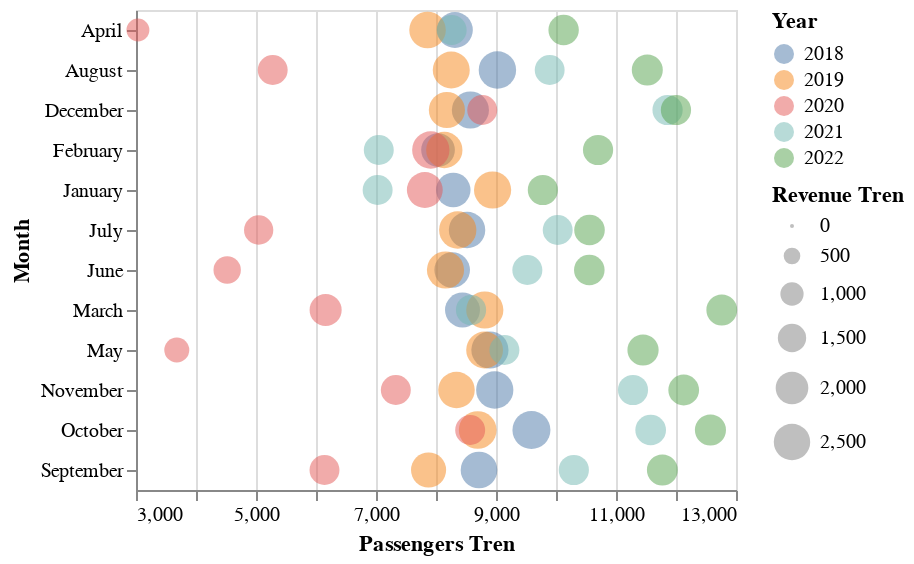

Notebook code cell kept with this figure:
### Code cell
import altair as alt

alt.Chart(transport_df).mark_point(filled=True).encode(
    alt.X('Passengers Tren', scale=alt.Scale(zero=False)),
    alt.Y('Month', scale=alt.Scale(zero=False)),
    alt.Size('Revenue Tren'),  
    alt.Color('Year'),
    alt.OpacityValue(0.5)
)

### Figure 1 — Vega-Lite specification as saved in the notebook (floating-point values rounded to 4 significant figures)
{"config": {"view": {"continuousWidth": 300, "continuousHeight": 300}}, "data": {"name": "data-3c50c7f34a2135b0318b70e063b78af4"}, "mark": {"type": "point", "filled": true}, "encoding": {"color": {"field": "Year", "type": "nominal"}, "opacity": {"value": 0.5}, "size": {"field": "Revenue Tren", "type": "quantitative"}, "x": {"field": "Passengers Tren", "scale": {"zero": false}, "type": "quantitative"}, "y": {"field": "Month", "scale": {"zero": false}, "type": "nominal"}}, "$schema": "https://vega.github.io/schema/vega-lite/v5.16.3.json", "datasets": {"data-3c50c7f34a2135b0318b70e063b78af4": [{"Year": 2018, "Month": "January", "Passengers Luas": 3219.0, "Passengers Tren": 8288.0, "Revenue Tren": 2238.0}, {"Year": 2018, "Month": "February", "Passengers Luas": 3118.0, "Passengers Tren": 8034.0, "Revenue Tren": 2129.0}, {"Year": 2018, "Month": "March", "Passengers Luas": 3098.0, "Passengers Tren": 8441.0, "Revenue Tren": 2295.0}, {"Year": 2018, "Month": "April", "Passengers Luas": 3350.0, "Passengers Tren": 8316.0, "Revenue Tren": 2411.0}, {"Year": 2018, "Month": "May", "Passengers Luas": 3622.0, "Passengers Tren": 8899.0, "Revenue Tren": 2605.0}, {"Year": 2018, "Month": "June", "Passengers Luas": 3379.0, "Passengers Tren": 8270.0, "Revenue Tren": 2384.0}, {"Year": 2018, "Month": "July", "Passengers Luas": 3491.0, "Passengers Tren": 8518.0, "Revenue Tren": 2501.0}, {"Year": 2018, "Month": "August", "Passengers Luas": 3363.0, "Passengers Tren": 9024.0, "Revenue Tren": 2640.0}, {"Year": 2018, "Month": "September", "Passengers Luas": 3487.0, "Passengers Tren": 8717.0, "Revenue Tren": 2529.0}, {"Year": 2018, "Month": "October", "Passengers Luas": 3920.0, "Passengers Tren": 9591.0, "Revenue Tren": 2722.0}, {"Year": 2018, "Month": "November", "Passengers Luas": 4018.0, "Passengers Tren": 8979.0, "Revenue Tren": 2614.0}, {"Year": 2018, "Month": "December", "Passengers Luas": 3773.0, "Passengers Tren": 8574.0, "Revenue Tren": 2595.0}, {"Year": 2019, "Month": "January", "Passengers Luas": 3658.0, "Passengers Tren": 8943.0, "Revenue Tren": 2604.0}, {"Year": 2019, "Month": "February", "Passengers Luas": 3728.0, "Passengers Tren": 8139.0, "Revenue Tren": 2482.0}, {"Year": 2019, "Month": "March", "Passengers Luas": 4069.0, "Passengers Tren": 8813.0, "Revenue Tren": 2602.0}, {"Year": 2019, "Month": "April", "Passengers Luas": 3827.0, "Passengers Tren": 7859.0, "Revenue Tren": 2516.0}, {"Year": 2019, "Month": "May", "Passengers Luas": 4003.0, "Passengers Tren": 8810.0, "Revenue Tren": 2556.0}, {"Year": 2019, "Month": "June", "Passengers Luas": 3751.0, "Passengers Tren": 8158.0, "Revenue Tren": 2600.0}, {"Year": 2019, "Month": "July", "Passengers Luas": 4131.0, "Passengers Tren": 8362.0, "Revenue Tren": 2619.0}, {"Year": 2019, "Month": "August", "Passengers Luas": 3781.0, "Passengers Tren": 8254.0, "Revenue Tren": 2581.0}, {"Year": 2019, "Month": "September", "Passengers Luas": 4167.0, "Passengers Tren": 7876.0, "Revenue Tren": 2318.0}, {"Year": 2019, "Month": "October", "Passengers Luas": 4502.0, "Passengers Tren": 8695.0, "Revenue Tren": 2678.0}, {"Year": 2019, "Month": "November", "Passengers Luas": 4497.0, "Passengers Tren": 8341.0, "Revenue Tren": 2512.0}, {"Year": 2019, "Month": "December", "Passengers Luas": 4233.0, "Passengers Tren": 8182.0, "Revenue Tren": 2456.0}, {"Year": 2020, "Month": "January", "Passengers Luas": 3799.0, "Passengers Tren": 7813.0, "Revenue Tren": 2421.0}, {"Year": 2020, "Month": "February", "Passengers Luas": 3770.0, "Passengers Tren": 7914.0, "Revenue Tren": 2625.0}, {"Year": 2020, "Month": "March", "Passengers Luas": 1951.0, "Passengers Tren": 6160.0, "Revenue Tren": 1934.0}, {"Year": 2020, "Month": "April", "Passengers Luas": 228.6, "Passengers Tren": 3032.0, "Revenue Tren": 972.8}, {"Year": 2020, "Month": "May", "Passengers Luas": 368.9, "Passengers Tren": 3680.0, "Revenue Tren": 1161.0}, {"Year": 2020, "Month": "June", "Passengers Luas": 762.4, "Passengers Tren": 4520.0, "Revenue Tren": 1400.0}, {"Year": 2020, "Month": "July", "Passengers Luas": 1293.0, "Passengers Tren": 5044.0, "Revenue Tren": 1606.0}, {"Year": 2020, "Month": "August", "Passengers Luas": 1469.0, "Passengers Tren": 5279.0, "Revenue Tren": 1674.0}, {"Year": 2020, "Month": "September", "Passengers Luas": 1535.0, "Passengers Tren": 6142.0, "Revenue Tren": 1678.0}, {"Year": 2020, "Month": "October", "Passengers Luas": 1326.0, "Passengers Tren": 8570.0, "Revenue Tren": 1680.0}, {"Year": 2020, "Month": "November", "Passengers Luas": 1024.0, "Passengers Tren": 7330.0, "Revenue Tren": 1682.0}, {"Year": 2020, "Month": "December", "Passengers Luas": 1648.0, "Passengers Tren": 8771.0, "Revenue Tren": 1683.0}, {"Year": 2021, "Month": "January", "Passengers Luas": 628.7, "Passengers Tren": 7027.0, "Revenue Tren": 1682.0}, {"Year": 2021, "Month": "February", "Passengers Luas": 643.5, "Passengers Tren": 7046.0, "Revenue Tren": 1681.0}, {"Year": 2021, "Month": "March", "Passengers Luas": 836.9, "Passengers Tren": 8584.0, "Revenue Tren": 1706.0}, {"Year": 2021, "Month": "April", "Passengers Luas": 940.4, "Passengers Tren": 8260.0, "Revenue Tren": 1690.0}, {"Year": 2021, "Month": "May", "Passengers Luas": 1367.0, "Passengers Tren": 9140.0, "Revenue Tren": 1686.0}, {"Year": 2021, "Month": "June", "Passengers Luas": 1712.0, "Passengers Tren": 9522.0, "Revenue Tren": 1689.0}, {"Year": 2021, "Month": "July", "Passengers Luas": 1822.0, "Passengers Tren": 10030.0, "Revenue Tren": 1677.0}, {"Year": 2021, "Month": "August", "Passengers Luas": 1884.0, "Passengers Tren": 9895.0, "Revenue Tren": 1673.0}, {"Year": 2021, "Month": "September", "Passengers Luas": 2222.0, "Passengers Tren": 10300.0, "Revenue Tren": 1707.0}, {"Year": 2021, "Month": "October", "Passengers Luas": 2526.0, "Passengers Tren": 11580.0, "Revenue Tren": 1764.0}, {"Year": 2021, "Month": "November", "Passengers Luas": 2646.0, "Passengers Tren": 11280.0, "Revenue Tren": 1695.0}, {"Year": 2021, "Month": "December", "Passengers Luas": 2254.0, "Passengers Tren": 11860.0, "Revenue Tren": 1711.0}, {"Year": 2022, "Month": "January", "Passengers Luas": 1810.0, "Passengers Tren": 9781.0, "Revenue Tren": 1700.0}, {"Year": 2022, "Month": "February", "Passengers Luas": 2232.0, "Passengers Tren": 10700.0, "Revenue Tren": 1708.0}, {"Year": 2022, "Month": "March", "Passengers Luas": 2678.0, "Passengers Tren": 12760.0, "Revenue Tren": 1779.0}, {"Year": 2022, "Month": "April", "Passengers Luas": 2719.0, "Passengers Tren": 10130.0, "Revenue Tren": 1729.0}, {"Year": 2022, "Month": "May", "Passengers Luas": 3052.0, "Passengers Tren": 11450.0, "Revenue Tren": 1828.0}, {"Year": 2022, "Month": "June", "Passengers Luas": 3185.0, "Passengers Tren": 10560.0, "Revenue Tren": 1749.0}, {"Year": 2022, "Month": "July", "Passengers Luas": 3262.0, "Passengers Tren": 10560.0, "Revenue Tren": 1754.0}, {"Year": 2022, "Month": "August", "Passengers Luas": 3292.0, "Passengers Tren": 11520.0, "Revenue Tren": 1803.0}, {"Year": 2022, "Month": "September", "Passengers Luas": 3811.0, "Passengers Tren": 11770.0, "Revenue Tren": 1787.0}, {"Year": 2022, "Month": "October", "Passengers Luas": 4219.0, "Passengers Tren": 12570.0, "Revenue Tren": 1813.0}, {"Year": 2022, "Month": "November", "Passengers Luas": 4376.0, "Passengers Tren": 12130.0, "Revenue Tren": 1772.0}, {"Year": 2022, "Month": "December", "Passengers Luas": 4031.0, "Passengers Tren": 12000.0, "Revenue Tren": 1712.0}]}}
